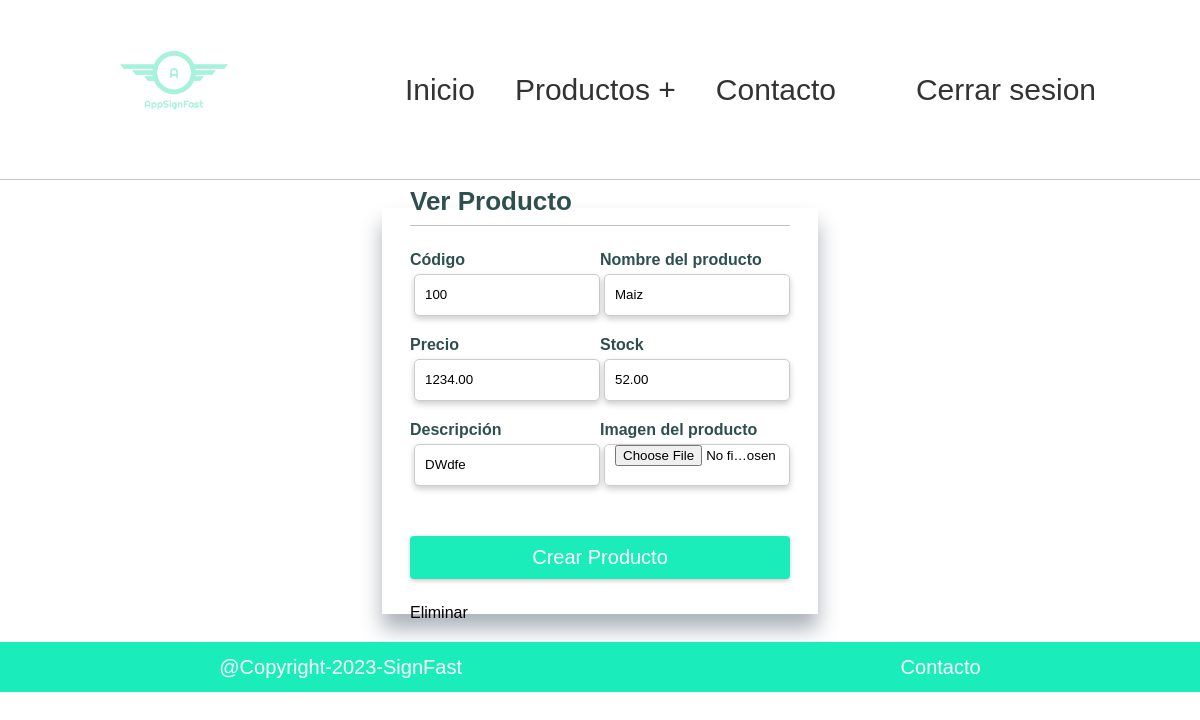
The app's page /product/view/ (signed in), older data.
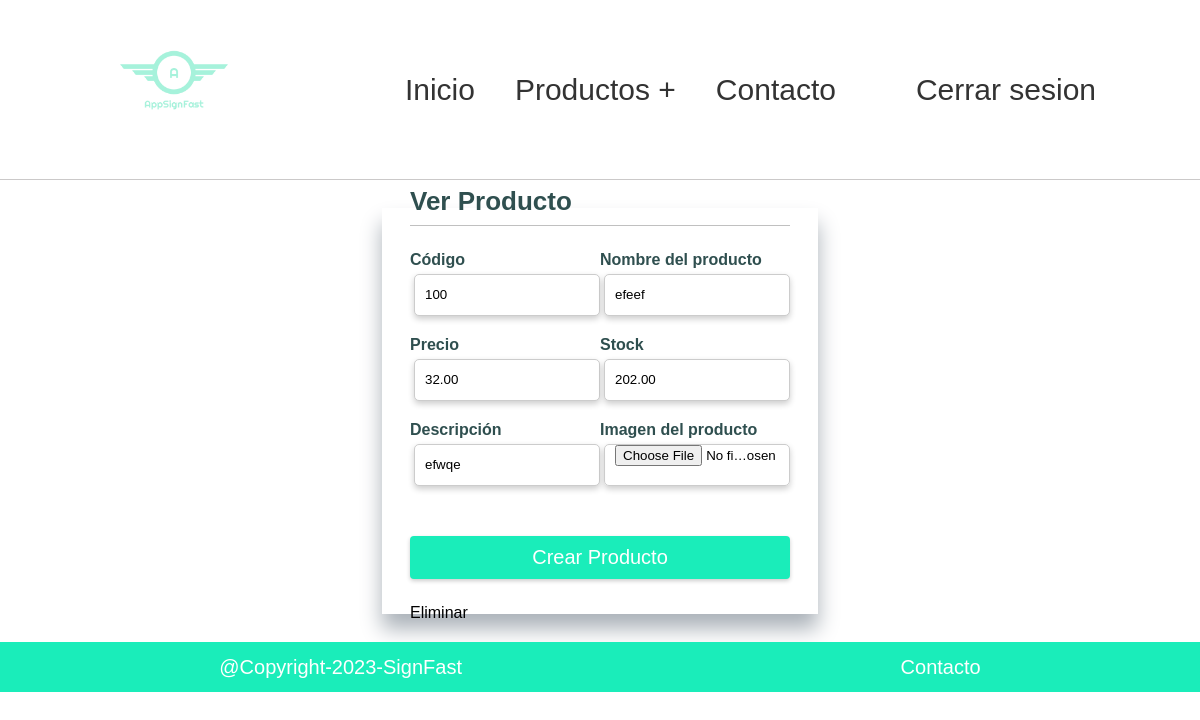
The same page, newer data.
### productApp/models.py (models this page shows, shortened)
class Product(models.Model):
    codigo = models.IntegerField(primary_key=True)
    nombre_producto = models.CharField(max_length=100)
    precio = models.DecimalField(null=True, max_digits=10, decimal_places=2)
    stock = models.DecimalField(null=True, max_digits=10, decimal_places=2)
    descripcion = models.CharField(max_length=150, null=True)
    img_producto = models.ImageField(upload_to="products",null=True)
    class meta:
        verbose_name = 'product'
        verbose_name_plural = 'products'

### productApp/views/vProductView.py (the view)
# urls.py: path("view/", login_required(vProductView.productView), name="productView"),
def productView(request):
    codigo = 100
    productos = Product.objects.filter(codigo=codigo)
    return render(request, "productView.html", {'productos' : productos})

### productApp/templates/productView.html (shortened to what this page needs)
{% extends 'base.html' %}
{% block content %}
{% load static %}
<link rel="stylesheet" href="{% static 'css/css-productView.css' %}" enctype="multipart/form-data">
<section class="container">
    <form action="" method="post"> {% csrf_token %}
        <h2>Ver Producto</h2>
        {% for producto in productos %}
            <div class="content">
                <div class="input-box">
                    <label for="">Código</label>
                    <input type="text" name="code" value="{{ producto.codigo }}" placeholder="Ingrese el codigo" required>
                </div>
                <div class="input-box">
                    <label for="">Nombre del producto</label>
                    <input type="text" name="productName" value="{{ producto.nombre_producto }}" placeholder="Ingrese el nombre" required>
                </div>
                <div class="input-box">
                    <label for="">Precio</label>
                    <input type="number" name="productPrice" value="{{ producto.precio }}" placeholder="Ingrese el precio">
                </div>
                <div class="input-box">
                    <label for="">Stock</label>
                    <input type="number" name="productStock" value="{{ producto.stock }}" placeholder="Ingrese el stock" required>
                </div>
                <div class="input-box">
                    <label for="">Descripción</label>
                    <input type="text" name="productDescription" value="{{ producto.descripcion }}" placeholder="Ingrese descripcion del producto">
                </div>
                <div class="input-box">
                    <label for="">Imagen del producto</label>
                    <input class="file" type="file" name="productImage" placeholder="">
                </div>
            </div>
        {% endfor %}
        <div class="button-container">
            <button type="submit">Crear Producto</button>
        </div>
        <div class="button-container">
            <a type="submit">Eliminar</a>
        </div>
    </form>
</section>
{% endblock content %}

Row changes from the older to the newer data that the page shows:
changed Product id 100: productName "Maiz" → "efeef"; productPrice "1234.00" → "32.00"; productStock "52.00" → "202.00"; productDescription "DWdfe" → "efwqe"
